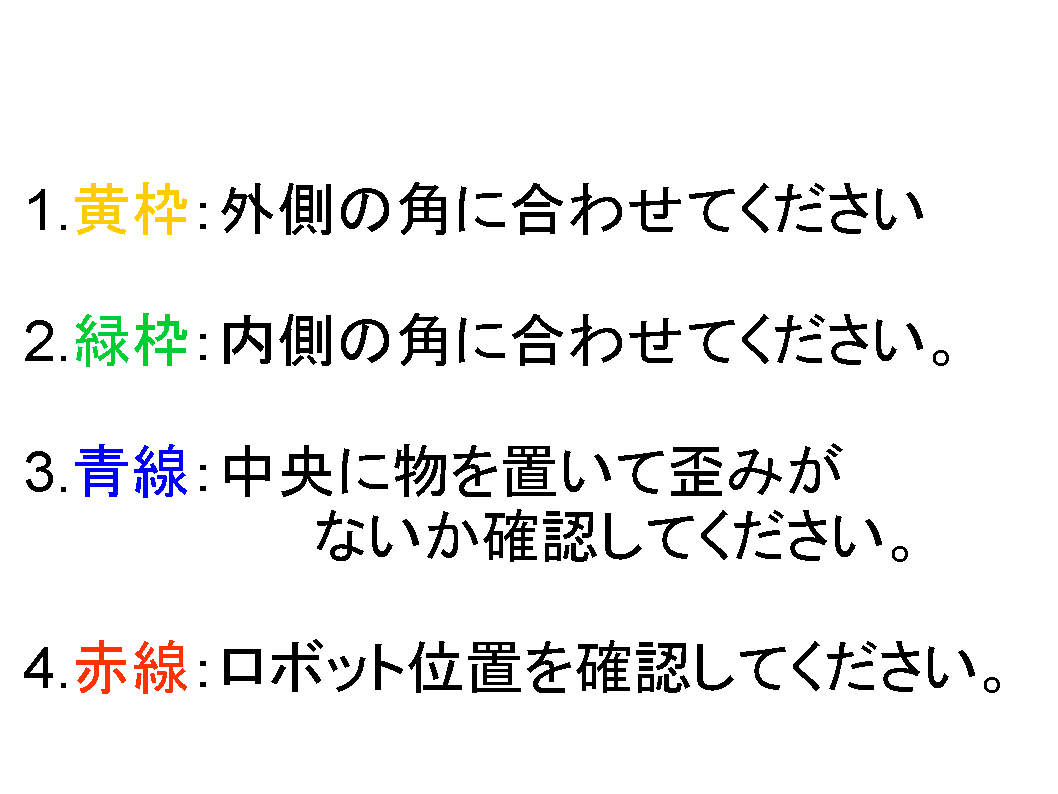
//> input picture camera/photodir/description.png, 1058 x 794 px
$ ./calibration   (built with g++ and OpenCV 4)
//> lines starting //> are read from the running program, lines starting //| are printed output that depends on the picture
#include <opencv/cv.h>
#include <opencv/highgui.h>
#include <stdio.h>
//#include <opencv2/core/core.hpp>
#include <opencv2/imgproc/imgproc.hpp>
#include <opencv2/highgui/highgui.hpp>

#define CAM_PIX_WIDTH  320//160
#define CAM_PIX_HEIGHT 240//120

int main(int argc, char** argv)
{
	int key;
	CvCapture* src1;
	CvCapture* src2;
	cv::Mat description;
	IplImage* frame1;
	IplImage* frame2;

	//cvNamedWindow("camera all", CV_WINDOW_AUTOSIZE);
	//cvNamedWindow("description", CV_WINDOW_AUTOSIZE);
	description = cv::imread("/home/pi/develop-subject/camera/photodir/description.png");
//> description is the input picture: 794 rows x 1058 cols, CV_8UC3; mean B, G, R 238, 238.4, 238.5
	if (!description.data){
		printf(" Description image cannot load \n ");
	        return -1;
	}
	src1 = cvCaptureFromCAM(0);
	src2 = cvCaptureFromCAM(1);

    cvSetCaptureProperty(src1,CV_CAP_PROP_FRAME_WIDTH,CAM_PIX_WIDTH);
	cvSetCaptureProperty(src1,CV_CAP_PROP_FRAME_HEIGHT,CAM_PIX_HEIGHT);
	cvSetCaptureProperty(src2,CV_CAP_PROP_FRAME_WIDTH,CAM_PIX_WIDTH);
	cvSetCaptureProperty(src2,CV_CAP_PROP_FRAME_HEIGHT,CAM_PIX_HEIGHT);

	if(src1 == NULL)
	{
		printf(" No1 not data \n ");
		cvWaitKey(0);
		return -1;
	}
	if(src2 == NULL)
	{
		printf(" No2 not data \n ");
		cvWaitKey(0);
		return -1;
	}
	cv::Mat mat_frame1;
	cv::Mat mat_frame2;
	cv::Mat dst_img_v;
	cv::Point upper_left_f, upper_left_g, upper_right_f, upper_right_g,
		      lower_left_f, lower_left_g, lower_right_f, lower_right_g,
			  center_left, center_right, court_center;
	upper_left_f = cvPoint(47, 55);
	upper_right_f =  cvPoint(269, 57);
	lower_left_f = cvPoint(44, 434);
	lower_right_f =  cvPoint(264, 438);

	upper_left_g = cvPoint(73, 41);
	upper_right_g = cvPoint(244, 43);
	lower_left_g =  cvPoint(69, 449);
	lower_right_g =  cvPoint(239, 453);
	center_left = cvPoint(10, 240);
	center_right = cvPoint(306, 240);
	court_center = cvPoint((center_left.x+center_right.x)/2, 240);

	cv::imshow("description", description);
	while(1){
		int target_destanceY = CAM_PIX_HEIGHT * 2 - 2 * 30;
		frame1 = cvQueryFrame(src1);
		frame2 = cvQueryFrame(src2);

		mat_frame1 = cv::cvarrToMat(frame1);
		mat_frame2 = cv::cvarrToMat(frame2);

		cv::flip(mat_frame1, mat_frame1, 0);
		cv::flip(mat_frame1, mat_frame1, 1);
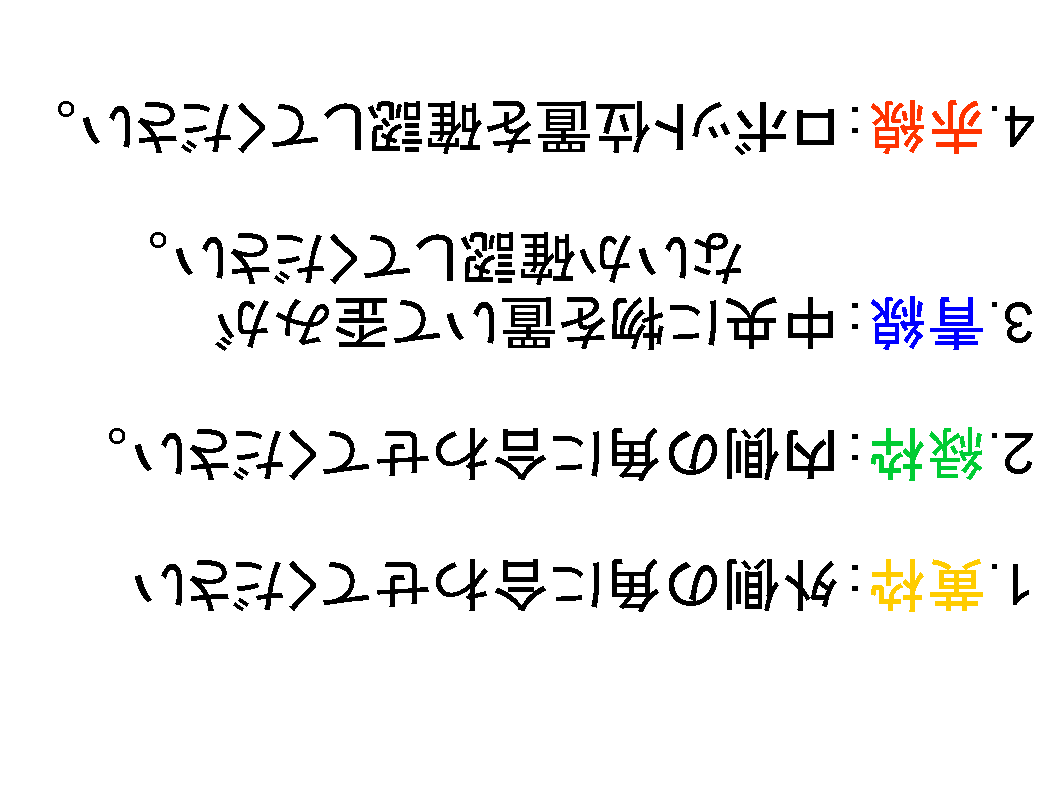
//> mat_frame1: 794 rows x 1058 cols, CV_8UC3; mean B, G, R 238, 238.4, 238.5
		vconcat(mat_frame2, mat_frame1, dst_img_v);
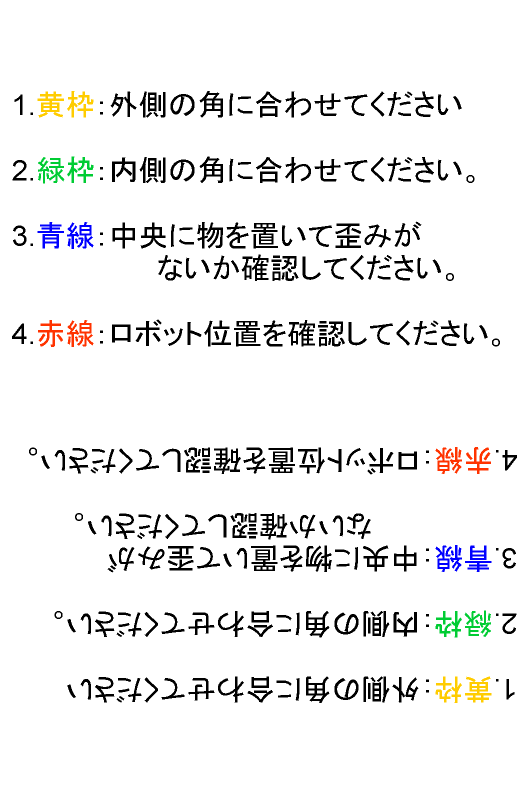
//> dst_img_v: 1588 rows x 1058 cols, CV_8UC3 (shown at 1/2 size); mean B, G, R 238, 238.4, 238.5
		cv::line(dst_img_v, upper_left_f, upper_right_f, CV_RGB( 255, 255, 0 ), 3);
		cv::line(dst_img_v, lower_left_f, lower_right_f, CV_RGB( 255, 255, 0 ), 3);
		cv::line(dst_img_v, upper_right_f, lower_right_f, CV_RGB( 255, 255, 0 ), 3);
		cv::line(dst_img_v, upper_left_f, lower_left_f, CV_RGB( 255, 255, 0 ), 3);

		cv::line(dst_img_v, upper_left_g, upper_right_g, CV_RGB( 0, 255, 0 ), 3);
		cv::line(dst_img_v, lower_left_g, lower_right_g, CV_RGB( 0, 255, 0 ), 3);
		cv::line(dst_img_v, upper_right_g, lower_right_g, CV_RGB( 0, 255, 0 ), 3);
		cv::line(dst_img_v, upper_left_g, lower_left_g, CV_RGB( 0, 255, 0 ), 3);

		cv::line(dst_img_v, center_left, center_right, CV_RGB(0, 0, 255), 3);
		cv::circle(dst_img_v, court_center, 20, CV_RGB(0, 0, 255), 3);
//> dst_img_v: 1588 rows x 1058 cols, CV_8UC3; mean B, G, R 236.3, 238.2, 237.5

		cv::line(dst_img_v, cvPoint(0, target_destanceY), cvPoint(CAM_PIX_WIDTH, target_destanceY), CV_RGB(255, 0, 0), 3);
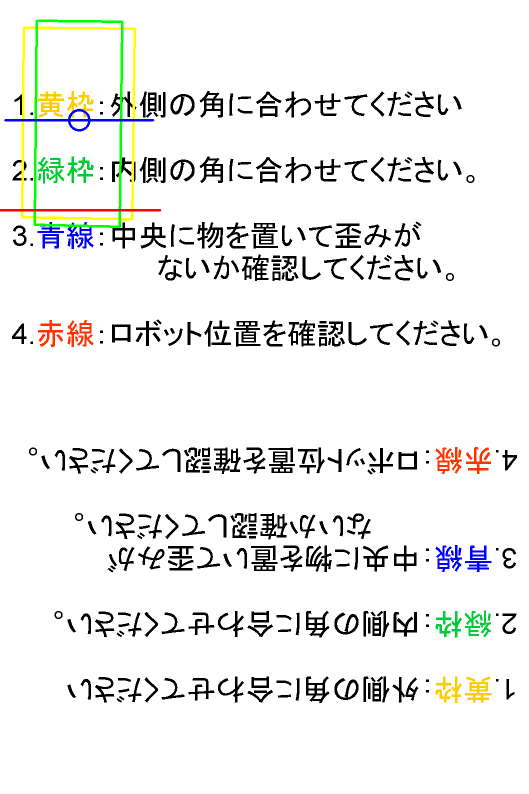
//> dst_img_v: 1588 rows x 1058 cols, CV_8UC3 (shown at 1/2 size); mean B, G, R 236.1, 238, 237.5

		cv::imshow("camera all",dst_img_v);

		if(cv::waitKey(30) >= 0){
//> the Esc key is pressed
			//cv::imwrite("photodir/table2.png", dst_img_v);
			break;
		}
	}

	cvDestroyWindow("camera all");
	cvReleaseCapture(&src1);
	cvReleaseCapture(&src2);
	mat_frame1.release();
	mat_frame2.release();
	dst_img_v.release();
	return 0;
}
